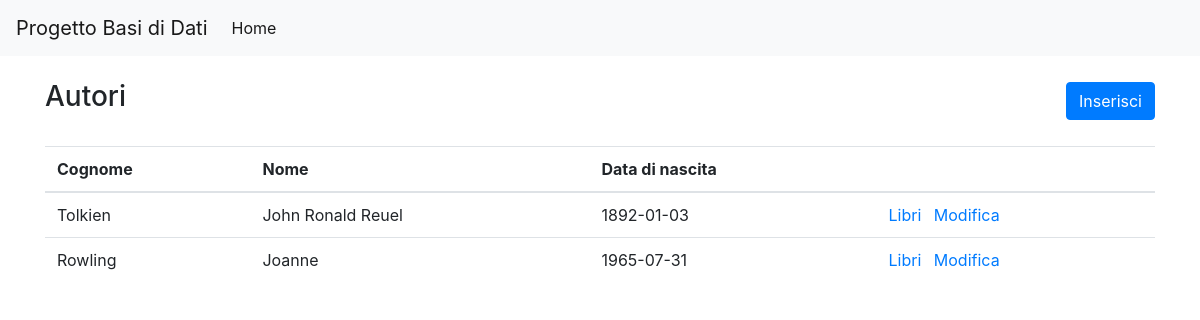
The page /sito/autore/index.php on the database its author committed.
### tables this page shows
CREATE TABLE autori (
  id           INT          NOT NULL AUTO_INCREMENT,
  cognome      VARCHAR(100) NOT NULL,
  nome         VARCHAR(100) NOT NULL,
  data_nascita DATE         NOT NULL,
  PRIMARY KEY (id)
);

### sito/ConnessioneSQL.php (called while the page is built, shortened)
<?php
class ConnessioneSQL
{
    private $servername = "localhost";
    private $username = "root";
    private $password = "";
    private $dbname = "progetto_database";
    private $conn;
    public function __construct()
    {
        $this->conn = new mysqli($this->servername, $this->username, $this->password, $this->dbname);
    }
    public function query($sql)
    {
        return $this->conn->query($sql);
    }
    public function select($table, $fields = '*', $other = '')
    {
        $fields = is_array($fields) ? implode(', ', $fields) : $fields;
        $results = $this->query("SELECT {$fields} FROM {$table} {$other}");
        return $results->fetch_all(MYSQLI_ASSOC);
    }
}

### sito/autore/index.php (the view)
<?php require '../partials/head.php' ?>
<div class="d-flex justify-content-between align-items-center mb-4">
    <h3>Autori</h3>
    <a href="inserisci.php" class="btn btn-primary">Inserisci</a>
</div>
<table class="table">
    <thead>
        <tr>
            <th>Cognome</th>
            <th>Nome</th>
            <th>Data di nascita</th>
            <th></th>
        </tr>
    </thead>
    <tbody>
        <?php
        require "../ConnessioneSQL.php";
        $connessione = new ConnessioneSQL();
        $risultato = $connessione->select('autori');
        if (count($risultato) > 0) {
            foreach ($risultato as $row) {
                ?>
                <tr>
                    <td><?php echo $row["cognome"] ?></td>
                    <td><?php echo $row["nome"] ?></td>
                    <td><?php echo $row["data_nascita"] ?></td>
                    <td>
                        <a href="libri.php?id_autore=<?php echo $row["id"] ?>" class="mr-2">Libri</a>
                        <a href="modifica.php?id=<?php echo $row["id"] ?>">Modifica</a>
                    </td>
                </tr>
                <?php
            }
        } else {
            ?>
            <tr>
                <td rowspan="4">Non ci sono record.</td>
            </tr>
            <?php
        }
        ?>
    </tbody>
</table>
<?php require '../partials/footer.php' ?>

### rows shown on the page
autori: cognome "Tolkien", nome "John Ronald Reuel", data_nascita "1892-01-03"
autori: cognome "Rowling", nome "Joanne", data_nascita "1965-07-31"
